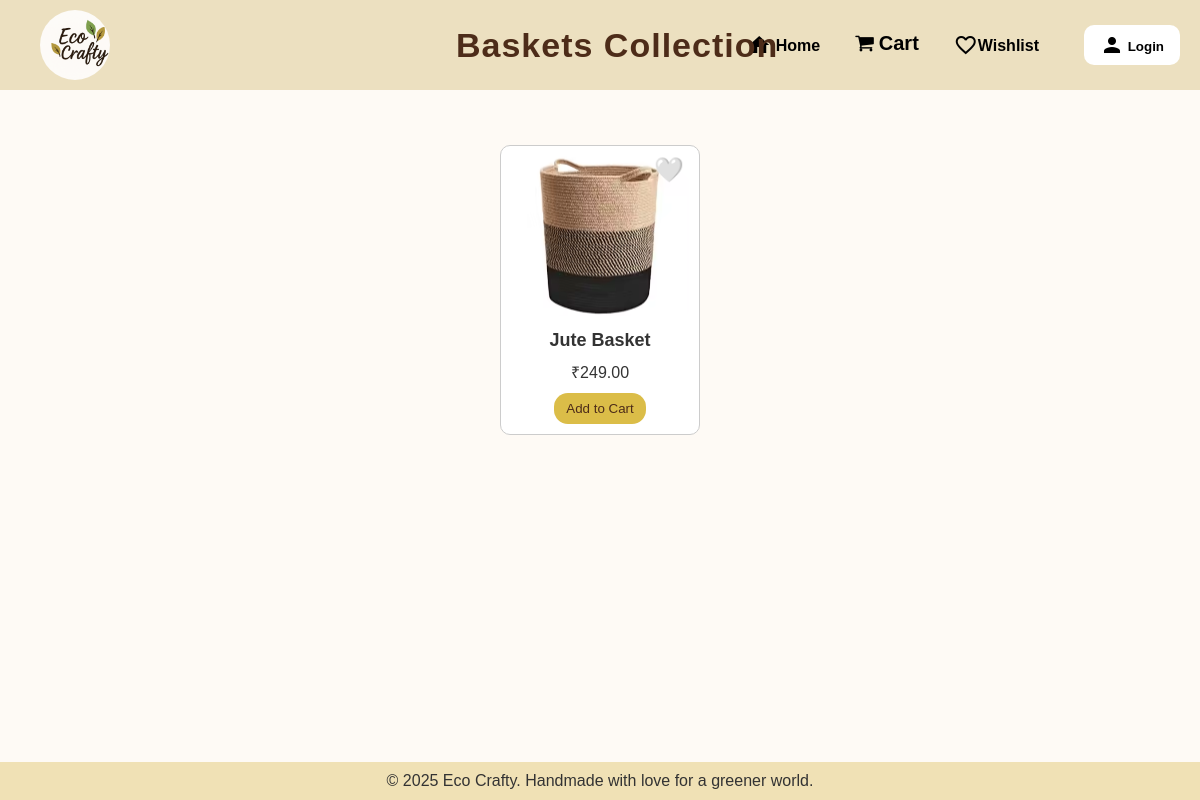
The page /webpages/baskets.php on the database its author committed.
### tables this page shows
CREATE TABLE `products` (
  `id` int(11) NOT NULL,
  `name` varchar(150) NOT NULL,
  `category_name` varchar(100) NOT NULL,
  `price` decimal(10,2) NOT NULL,
  `description` text DEFAULT NULL,
  `image` varchar(255) DEFAULT NULL,
  `seller_id` int(11) DEFAULT NULL,
  `created_at` timestamp NOT NULL DEFAULT current_timestamp(),
  `quantity` int(5) DEFAULT NULL
);

### webpages/baskets.php (the view, shortened to what this page needs)
<?php
$isLoggedIn = isset($_SESSION['username']);
require_once '../includes/db.php';
$sql = "SELECT * FROM products WHERE category_name = 'Baskets'";
$result = $conn->query($sql);
?>
<!DOCTYPE html>
<html>
<head>
  <link rel="stylesheet" href="https://cdnjs.cloudflare.com/ajax/libs/font-awesome/4.7.0/css/font-awesome.min.css">
 <link rel="stylesheet" href="../style.css" />
  <link rel="stylesheet" href="../categorystyle.css" />
</head>
<body>
<div class="navbar">
        <div class="logo-container">
            <img src="../images/logo.jpg" class="logo-circle" alt="Logo">
        </div>
        <h1>Baskets  Collection</h1>
    <div class="right-nav">
  <section class="category-bar">
    <div class="category"><a href="homepage.php"><p class="material-icons">home</p> Home</a></div>
    <i class="fa fa-shopping-cart" style="font-size:20px;color:black;">
      <a href="<?php echo $isLoggedIn ? 'cart.php' : 'login.php'; ?>">Cart</a>
    </i>
    <div class="category"><a href="wishlist.php">
    <p class="material-icons" >favorite_border</p>Wishlist</a></div>
</section>
  <?php if ($isLoggedIn): ?>
    <div class="profile-menu">
      <button class="profile-btn">
        <?php echo strtoupper(substr($_SESSION['username'], 0, 1)); ?>
      </button>
      <div class="dropdown">
        <h4>User Name :</h4><p><?php echo $_SESSION['username']; ?></p><br>
        <h4>Email : </h4><p><?php echo $_SESSION['email']; ?></p><br>
       <button> <a href="edit_profile.php">Edit Profile</a>
  </button><br><br>
        <a href="logout.php">Logout</a>
      </div>
    </div>
  <?php else: ?>
    <button class="login-btn"><a href="login.php"><i class="material-icons">person</i><b> Login</b></a></button>
  <?php endif; ?>
  </div>
  </div>
<div class="container">
<section class="products-section">
  <div class="product-grid">
    <?php while($row = $result->fetch_assoc()): ?>
      <?php
        $wishlistClass = '';
      ?>
      <div class="product-card">
        <span class="wishlist-icon <?php echo $wishlistClass; ?>"
              data-id="<?php echo $row['id']; ?>"
              onclick="handleWishlist(this)">
              <?php echo $wishlistClass === 'active' ? '❤️' : '🤍'; ?>
        </span>
        <img src="../<?php echo $row['image']; ?>" alt="Product">
        <h3><?php echo $row['name']; ?></h3>
        <p>₹<?php echo $row['price']; ?></p>
        <button class="btn" onclick="<?php echo $isLoggedIn ? "addToCart({$row['id']})" : "window.location.href='login.php'"; ?>">Add to Cart</button>
      </div>
    <?php endwhile; ?>
  </div>
</section>
      </div>
<footer>
    <p>&copy; 2025 Eco Crafty. Handmade with love for a greener world.</p>
  </footer>
</body>
</html>

### style.css (style rules this page uses)
* { margin: 0; padding: 0; box-sizing: border-box; font-family: sans-serif; }
.logo-container { width: 70px; height: 70px; overflow: hidden; border-radius: 50%; }
.logo-circle { width: 110%; height: 110%; object-fit: cover; }
body { background: #f9f9f9; color: #333; }
.navbar { background: #ece0c0; font-family: "Brush Script MT", cursive; color: #fff; padding: 10px 20px; display: flex; align-items: center; justify-content: space-between; }
.material-icons { vertical-align:-25% }
.login-btn { background: white; border: none; padding: 8px 16px; color: #000; cursor: pointer; border-radius: 10px; justify-content: space-around; }
a { color: #333; text-decoration: none; }
.category-bar { display: flex; justify-content: space-around; padding: 15px; gap: 35px; }
.category { cursor: pointer; font-weight: 500; }
.products-section { margin-left:40px; }
.product-grid { display: flex; flex-wrap: wrap; justify-content: center; margin-top:30px; }
.product-card { position: relative; border: 1px solid #ccc; border-radius: 10px; margin: 15px; width: 200px; padding: 8px; text-align: center; background-color: #fff; }
.product-card img { width: 100%; height: 160px; object-fit: cover; border-radius: 8px; }
.product-card h3 { font-size: 18px; margin: 10px 0; }
.product-card .btn { background-color: rgb(219, 189, 72); color: #4d2c19;; padding: 8px 12px; border: none; border-radius: 14px; text-decoration: none; display: inline-block; margin-top: 10px; cursor: pointer; }
.wishlist-icon { position: absolute; top: 10px; right: 15px; font-size: 24px; color: #ccc; cursor: pointer; }
footer { text-align: center; padding: 20px; background: #ece0c0; margin-top: 40px; }

### categorystyle.css (style rules this page uses)
body { margin: 0; padding: 0; font-family: Arial, sans-serif; background: #fefaf5; display: flex; flex-direction: column; min-height: 100vh; }
.container { flex: 1; padding: 20px; }
.navbar { background: #ece0c0; padding: 10px 20px; display: flex; align-items: center; justify-content: space-between; }
.logo-container { width: 70px; height: 70px; margin-left: 20px; overflow: hidden; border-radius: 50%; }
.logo-circle { width: 110%; height: 110%; object-fit: cover; }
.navbar h1 { position: absolute; left:38%; font-size: 34px; font-weight: bold; letter-spacing: 1px; color:#4d2c19; }
.right-nav { display: flex; align-items: center; gap: 30px; }
.right-nav a { text-decoration: none; color: #000; font-weight: bold; }
.products-section { margin-right:50px; margin-left:50px; justify-content: center; }
.product-grid { display: flex; max-width: 1300px; padding: 20px 40px; flex-wrap: wrap; justify-content: center; margin: auto; flex-wrap: wrap; }
.product-card { position: relative; border: 1px solid #ccc; border-radius: 10px; margin: 15px; width: 200px; padding: 10px; text-align: center; background-color: #fff; }
.product-card img { width: 100%; height: 160px; object-fit: cover; border-radius: 8px; }
.product-card h3 { font-size: 18px; margin: 10px 0; }
.product-card .btn { background-color: rgb(219, 189, 72); color: #4d2c19;; padding: 8px 12px; border: none; border-radius: 14px; text-decoration: none; display: inline-block; margin-top: 10px; cursor: pointer; }
.wishlist-icon { position: absolute; top: 10px; right: 15px; font-size: 24px; color: #ccc; cursor: pointer; }
footer { text-align: center; padding: 10px 0; background: #f0e1b5; margin-top: 40px; display: flex; justify-content: center; width: 100%; bottom: 0; }

### rows shown on the page
products: image (picture), name "Jute Basket", price "249.00"
